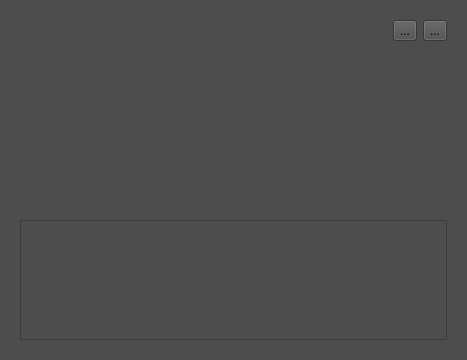
<?xml version="1.0" encoding="UTF-8"?>
<ui version="4.0">
 <class>PicShowWind</class>
 <widget class="QDialog" name="PicShowWind">
  <property name="geometry">
   <rect>
    <x>0</x>
    <y>0</y>
    <width>467</width>
    <height>360</height>
   </rect>
  </property>
  <property name="windowTitle">
   <string>Dialog</string>
  </property>
  <property name="styleSheet">
   <string notr="true">background-color: rgb(77, 77, 77);</string>
  </property>
  <layout class="QVBoxLayout" name="verticalLayout" stretch="1,8,1">
   <item>
    <widget class="QWidget" name="top_widget" native="true">
     <layout class="QHBoxLayout" name="horizontalLayout">
      <item>
       <widget class="QLabel" name="label">
        <property name="text">
         <string/>
        </property>
       </widget>
      </item>
      <item>
       <widget class="QToolButton" name="stop_btn">
        <property name="text">
         <string>...</string>
        </property>
       </widget>
      </item>
      <item>
       <widget class="QToolButton" name="close_btn">
        <property name="text">
         <string>...</string>
        </property>
       </widget>
      </item>
     </layout>
    </widget>
   </item>
   <item>
    <widget class="SlideShow" name="widget" native="true">
     <property name="styleSheet">
      <string notr="true"/>
     </property>
     <layout class="QVBoxLayout" name="verticalLayout_2"/>
    </widget>
   </item>
   <item>
    <widget class="QWidget" name="pre_view_wid" native="true">
     <layout class="QVBoxLayout" name="verticalLayout_3">
      <item>
       <widget class="PreViewListWidget" name="listWidget">
        <property name="minimumSize">
         <size>
          <width>0</width>
          <height>120</height>
         </size>
        </property>
        <property name="maximumSize">
         <size>
          <width>16777215</width>
          <height>120</height>
         </size>
        </property>
       </widget>
      </item>
     </layout>
    </widget>
   </item>
  </layout>
 </widget>
 <customwidgets>
  <customwidget>
   <class>SlideShow</class>
   <extends>QWidget</extends>
   <header>slideshow.h</header>
   <container>1</container>
  </customwidget>
  <customwidget>
   <class>PreViewListWidget</class>
   <extends>QListWidget</extends>
   <header>previewlistwidget.h</header>
  </customwidget>
 </customwidgets>
 <resources/>
 <connections/>
</ui>
